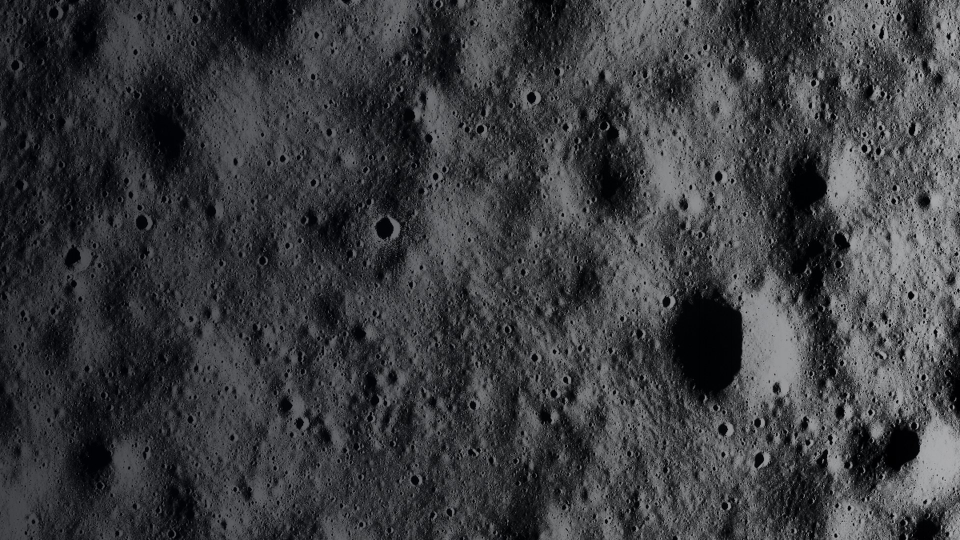
#> input picture presentation/assets/ohrc_hero.jpg, 1920 x 1080 px (shown at 1/2 size); its folder holds only this picture in this run
$ python -i metrics.py   (imports and definitions only)   (older library calls are emulated)
#> lines starting #> are read from the running program, lines starting #| are printed output that depends on the picture
### core/metrics/core.py
"""Quality metrics for LunaPSR.

All metrics here are computed on normalised [0,1] arrays so that original and
enhanced products are compared on a common scale.  Every metric returns a
plain ``float`` (or a small dataclass for multi-value outputs).

**Scientific honesty**: several of these quantities (SNR, noise) are
engineering proxies because true sensor calibration data for OHRC is not
publicly provided with the browse product.  Metrics that fall into that
category are documented as proxies and are never reported as validated
measurements.
"""

from __future__ import annotations

from dataclasses import dataclass
from typing import Optional, Tuple

import numpy as np

__all__ = [
    "robust_contrast",
    "entropy_8bit",
    "sharpness_laplacian",
    "edge_preservation_index",
    "compute_metrics",
]


def robust_contrast(arr: np.ndarray, plo: float = 2, phi: float = 98) -> float:
    """Robust percentile contrast.

    Contrast = (P_hi - P_lo) / (P_hi + P_lo + eps).  Percentile robustness
    makes the value insensitive to hot pixels / cosmic-ray streaks.
    """
    a = np.asarray(arr, dtype=np.float32)
    lo, hi = np.percentile(a, [plo, phi])
    return float((hi - lo) / max(hi + lo, 1e-6))


def entropy_8bit(arr: np.ndarray, bins: int = 256) -> float:
    """Shannon entropy (base 2, bits) of the intensity histogram.

    On *display-normalised* images this measures information content of the
    visualisation; it is not a physical quantity.
    """
    a = np.clip(np.asarray(arr, dtype=np.float32), 0.0, 1.0)
    hist, _ = np.histogram(a, bins=bins, range=(0.0, 1.0))
    hist = hist[hist > 0].astype(np.float64)
    hist /= hist.sum()
    return float(-np.sum(hist * np.log2(hist)))


# [35 lines left out: functions sharpness_laplacian, edge_preservation_index, _sobel_magnitude, not called in this run]


@dataclass
class MetricBundle:
    """Simple, serialisable metric summary."""

    contrast: float
    entropy: float
    sharpness: float
    noise_proxy: float = 0.0
    snr_proxy: float = 0.0

    # [8 lines left out: function to_dict, not called in this run]

    def as_table_row(self) -> list:
        return [str(round(v, 2)) for v in [self.contrast, self.entropy, self.sharpness, self.noise_proxy, self.snr_proxy]]


# [28 lines left out: functions compute_metrics, series_histogram, not called in this run]

### core/metrics/noise.py
"""Noise-related metrics.

All noise figures are **estimates** (proxies) unless a calibrated sensor noise
model for OHRC becomes available.  We document two complementary estimators:

* :func:`estimate_noise_sigma` -- robust, scalar noise level (Immerkaer's
  Laplacian method, median-based variant).  Suitable for flat regions.
* :func:`noise_map` -- per-pixel residual after subtracting an estimated
  signal, with edge/texture pixels masked so the dominant contributor is
  sensor noise rather than asteroid geology.

``SNR Proxy`` is defined as 20*log10(signal/noise) where ``signal`` is a
robust contrast amplitude and ``noise`` the Laplacian noise estimate.  It is an
*engineering* figure of merit, *not* a calibrated signal-to-noise ratio.
"""

from __future__ import annotations

from typing import Optional, Tuple

import numpy as np

__all__ = [
    "estimate_noise_sigma",
    "noise_map",
    "estimate_signal",
    "snr_proxy",
    "local_average",
    "roi_noise_stats",
]


# Immerkaer's 3x3 Laplacian-based noise estimator kernel.
_IMMERKAER_KERNEL = np.array([[1, -2, 1], [-2, 4, -2], [1, -2, 1]], dtype=np.float32)
# MAD-based sigma: MAD = 0.6745 * std(output), and std(output) = sigma * sqrt(sum(h^2))
# with sum(h^2) = 36 -> sqrt = 6.  Full divisor = 0.6745 * 6.
_MAD_SIGMA_DIVISOR = 0.6744897501960817 * np.sqrt((_IMMERKAER_KERNEL ** 2).sum())


def estimate_noise_sigma(arr: np.ndarray) -> float:
    """Robust estimate of additive Gaussian noise sigma (proxy).

    Computed as MAD of the Laplacian response divided by the appropriate
    MAD/distribution constant.  On images with strong texture the value is an
    overestimate (texture is mistaken for noise) -- the returned value is
    therefore reported as a *noise proxy*.
    """
    import cv2

    a = np.asarray(arr, dtype=np.float32)
    if a.size < 9:
        return 0.0
    lap = cv2.filter2D(a, cv2.CV_32F, _IMMERKAER_KERNEL)
    mad = float(np.median(np.abs(lap)))
    sigma = mad / _MAD_SIGMA_DIVISOR
    return max(sigma, 0.0)


# [60 lines left out: functions estimate_signal, sobel_magnitude, edge_mask, noise_map, roi_mask, not called in this run]


def local_average(arr: np.ndarray, mask: np.ndarray) -> float:
    return float(np.mean(arr[mask]))


# [34 lines left out: functions roi_noise_stats, snr_proxy, not called in this run]

### core/analysis/metrics.py
"""No-reference quality metrics for enhanced OHRC views.

These metrics are computed on a **normalised** [0,1] representation and are
meaningful *without a ground-truth image*:

* ``entropy``            -- Shannon entropy (bits) of the intensity histogram;
* ``contrast``           -- robust percentile contrast;
* ``gradient_magnitude`` -- mean Sobel gradient magnitude;
* ``edge_density``       -- fraction of pixels above a strong-gradient
  threshold;
* ``local_variance``     -- mean variance of a small neighbourhood;
* ``noise_sigma``        -- robust Laplacian noise estimate;
* ``histogram``          -- compact intensity distribution statistics.

SCIENTIFIC HONESTY
------------------
* PSNR / SSIM *against the original low-light image* are deliberately NOT
  provided: the original is not ground truth, and a larger difference to the
  original is not better.  Such numbers would measure self-similarity, not
  enhancement quality.
* ``noise_sigma`` stays a proxy without a calibrated OHRC sensor noise model.
* Metrics change with enhancement *relative* to the same original; they never
  certify that the enhanced image contains newly recovered physical
  measurements.
"""

from __future__ import annotations

from typing import Optional

import numpy as np

from core.metrics.core import entropy_8bit, robust_contrast
from core.metrics.noise import estimate_noise_sigma

__all__ = [
    "quality_metrics",
    "quality_report",
    "histogram_summary",
    "gradient_magnitude",
    "edge_density",
    "local_variance",
]

CANONICAL_RANGE = (0.0, 1.0)


def _norm(arr: np.ndarray) -> np.ndarray:
    a = np.asarray(arr, dtype=np.float32)
    if a.ndim != 2:
        raise ValueError("Metrics expect a 2-D array.")
    return a


def gradient_magnitude(arr: np.ndarray) -> float:
    """Mean Sobel gradient magnitude."""
    import cv2

    a = _norm(arr)
    gx = cv2.Sobel(a, cv2.CV_32F, 1, 0, ksize=3)
    gy = cv2.Sobel(a, cv2.CV_32F, 0, 1, ksize=3)
    return float(np.mean(np.hypot(gx, gy)))


def edge_density(arr: np.ndarray, percentile: float = 95.0) -> float:
    """Fraction of pixels above a high-gradient threshold."""
    a = _norm(arr)
    if a.size == 0:
        return 0.0
    import cv2

    gx = cv2.Sobel(a, cv2.CV_32F, 1, 0, ksize=3)
    gy = cv2.Sobel(a, cv2.CV_32F, 0, 1, ksize=3)
    mag = np.hypot(gx, gy)
    thresh = max(float(np.percentile(mag, percentile)), np.finfo(np.float32).eps)
    # global relative threshold (of local maxima) to stay meaningful on dark scenes
    return float(np.mean(mag > thresh))


def local_variance(arr: np.ndarray, window: int = 3) -> float:
    """Mean variance over a small sliding neighbourhood (stride-decimated).

    Computed with separable box filters (E[x^2] - E[x]^2) so a 12 Mpx analysis
    array stays fast.
    """
    a = _norm(arr)
    h, w = a.shape
    sh, sw = max(1, h // 1024), max(1, w // 1024)
    s = np.ascontiguousarray(a[::max(sh, 1), ::max(sw, 1)])
    if s.size < 9:
        return float(s.var())
    import cv2

    k = int(window)
    mean = cv2.blur(s, (k, k), borderType=cv2.BORDER_REFLECT)
    mean_sq = cv2.blur(s * s, (k, k), borderType=cv2.BORDER_REFLECT)
    var = mean_sq - mean * mean
    return float(np.mean(np.clip(var, 0.0, None)))


def histogram_summary(arr: np.ndarray, bins: int = 256) -> dict:
    """Compact intensity-distribution statistics of [0,1] data.

    ``peak_density`` is the fraction of pixels in the most-populated bin --
    a sign of low dynamic range in very dark scenes.
    """
    a = np.clip(_norm(arr), 0.0, 1.0)
    hist, _ = np.histogram(a, bins=bins, range=CANONICAL_RANGE)
    hist = hist.astype(np.float64)
    total = hist.sum()
    if total <= 0:
        return {"peak_density": 0.0, "skew": 0.0, "kurtosis": 0.0, "dynamic_range": 0.0}
    p = a.ravel()
    mean = float(p.mean())
    std = float(p.std())
    return {
        "peak_density": float(hist.max() / total),
        "skew": float(((p - mean) ** 3).mean() / (std ** 3)) if std > 1e-12 else 0.0,
        "kurtosis": float(((p - mean) ** 4).mean() / (std ** 4)) if std > 1e-12 else 0.0,
        "dynamic_range": float(a.max() - a.min()),
    }


def quality_metrics(arr: np.ndarray, mask: Optional[np.ndarray] = None,
                    sample: int = 0) -> dict:
    """Compute the no-reference metric set on a [0,1] array.

    ``sample`` > 0 down-samples by stride (useful for 1.2 Gpx products);
    ``mask`` (bool) excludes invalid pixels, which become NaN before metrics.
    """
    a = _norm(arr)
    if mask is not None:
        m = np.asarray(mask, dtype=bool)
        if m.shape != a.shape:
            raise ValueError("mask shape does not match data shape")
        a = a.copy()
        a[~m] = np.nan
    if sample:
        a = a[0::sample, 0::sample]
    clean = a[np.isfinite(a)]
    if clean.size == 0:
        raise ValueError("No valid pixels available for metric calculation.")

    metrics = {
        "entropy": float(entropy_8bit(a)),
        "contrast": float(robust_contrast(a)),
        "gradient_magnitude": float(gradient_magnitude(np.nan_to_num(a, nan=0.0))),
        "edge_density": float(edge_density(np.nan_to_num(a, nan=0.0))),
        "local_variance": float(local_variance(np.nan_to_num(a, nan=0.0))),
        "noise_sigma": float(estimate_noise_sigma(np.nan_to_num(a, nan=0.0))),
        "histogram": histogram_summary(a),
        "n_pixels": int(clean.size),
    }
    return metrics


def quality_report(arr: np.ndarray, sample: int = 0,
                   mask: Optional[np.ndarray] = None) -> dict:
    """Full serialisable report including provenance notes."""
    metrics = quality_metrics(arr, mask=mask, sample=sample)
    return {
        "metrics": metrics,
        "noreference": True,
        "ground_truth_required": False,
        "caveat": (
            "No-reference metrics describe the derived visualization only. "
            "They are not validated against the original as ground truth and "
            "do not certify recovered physical measurements."
        ),
    }

>>> import cv2
>>> picture = cv2.imread('../../presentation/assets/ohrc_hero.jpg', cv2.IMREAD_GRAYSCALE)
#> picture: shape (1080, 1920); min 0, max 180, mean 60.1
>>> result = quality_metrics(picture)
#> in entropy_8bit, `a = np.clip(np.asarray(arr, dtype=np.float32), 0.0, 1.0)`:
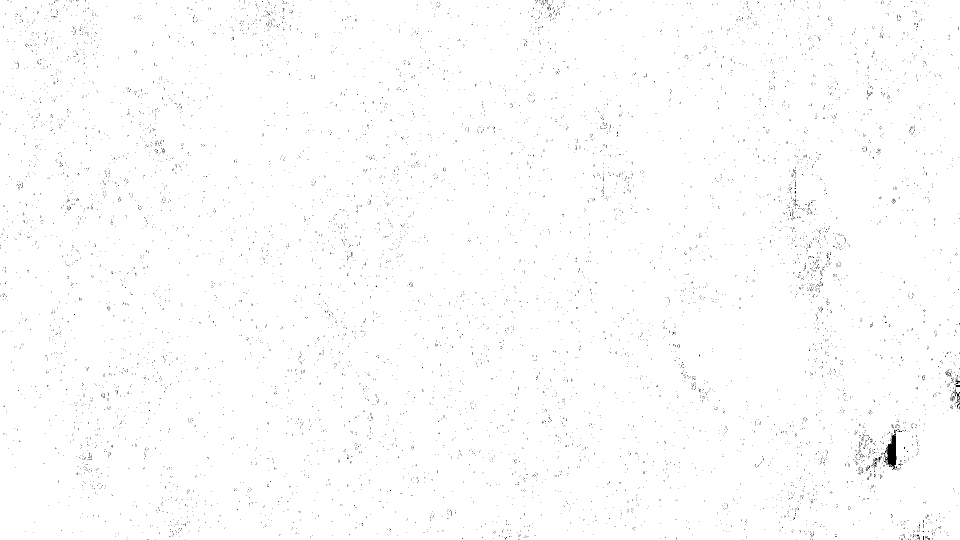
#> a: shape (1080, 1920) float32 (shown at 1/2 size); values 0 (black) and 1 (white), 99.3% white; black in thin lines or dots
#> in entropy_8bit, `hist, _ = np.histogram(a, bins=bins, range=(0.0, 1.0))`: hist = 256 values, max 2058379 at index 255, min 0 at index 1, mean 8100
#> in entropy_8bit, `hist = hist[hist > 0].astype(np.float64)`: hist = [15221, 2058379]
#> in entropy_8bit, `hist /= hist.sum()`: hist = [0.00734, 0.993]
#> in robust_contrast, `lo, hi = np.percentile(a, [plo, phi])`: lo = 2; hi = 150
#> in gradient_magnitude, `gx = cv2.Sobel(a, cv2.CV_32F, 1, 0, ksize=3)`:
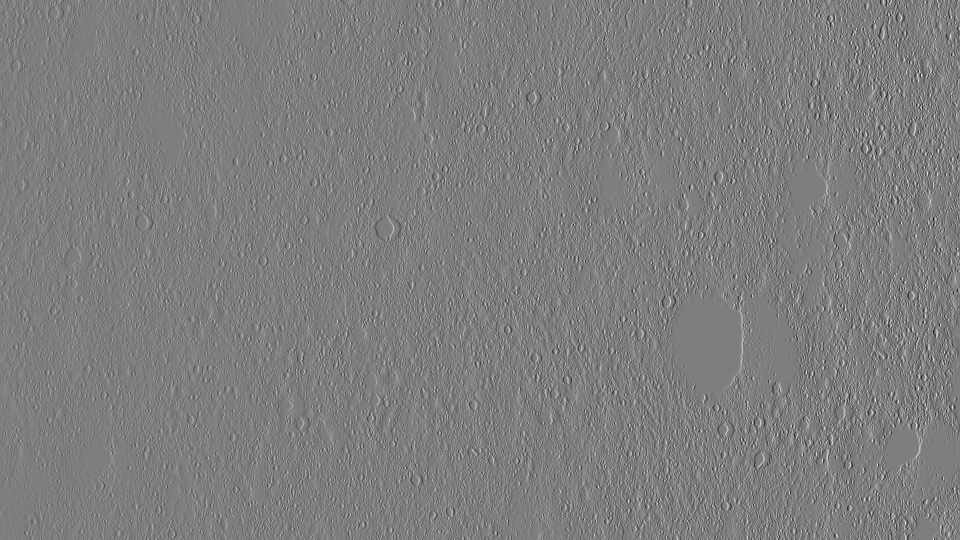
#> gx: shape (1080, 1920) float32 (shown at 1/2 size); min -665, max 679, mean 0.3; drawn with min black and max white
#> in edge_density, `mag = np.hypot(gx, gy)`:
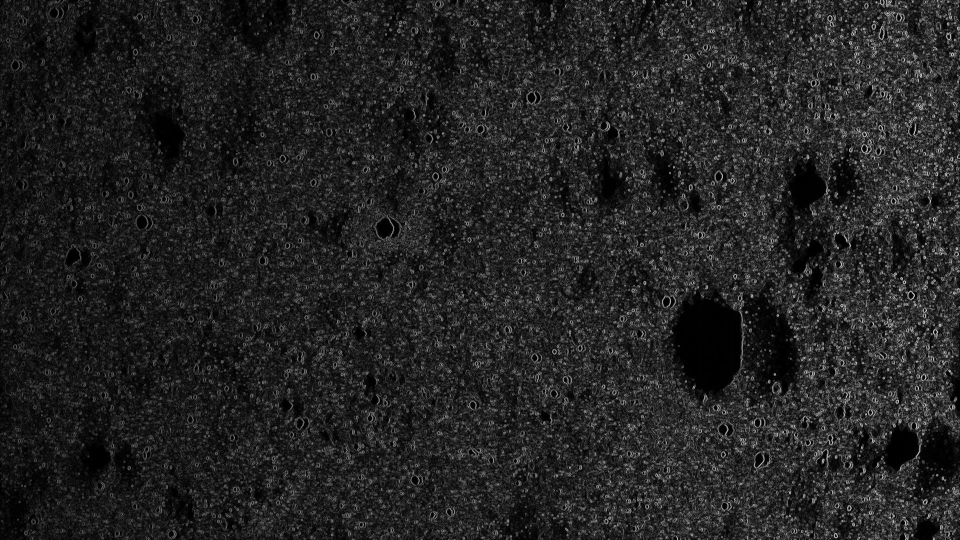
#> mag: shape (1080, 1920) float32 (shown at 1/2 size); min 0, max 679.5, mean 94.7; drawn with min black and max white
#> in edge_density, `thresh = max(float(np.percentile(mag, percentile)), np.finfo(np.float3..`: thresh = 254.2
#> in local_variance, `mean_sq = cv2.blur(s * s, (k, k), borderType=cv2.BORDER_REFLECT)`:
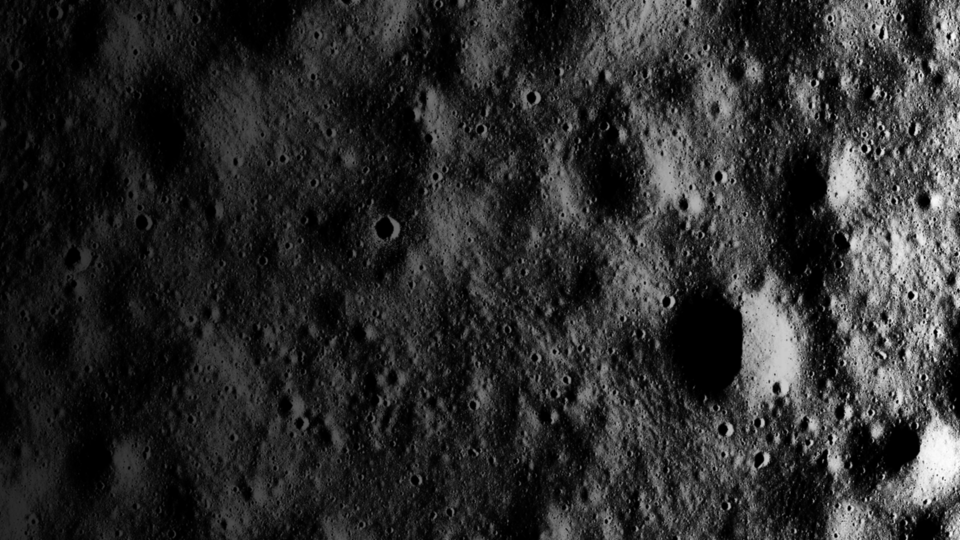
#> mean_sq: shape (1080, 1920) float32 (shown at 1/2 size); min 0, max 29318.8, mean 5083.6; drawn with min black and max white
#> in local_variance, `var = mean_sq - mean * mean`:
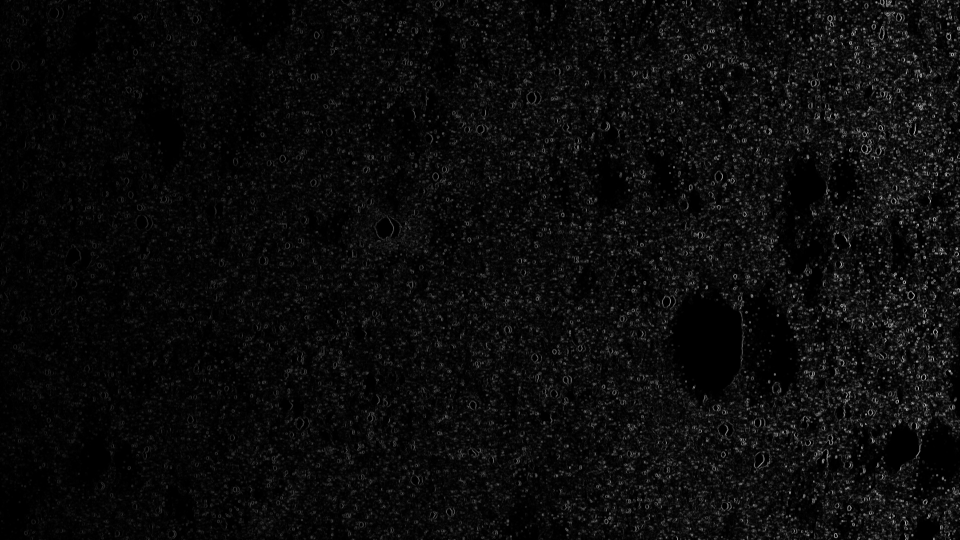
#> var: shape (1080, 1920) float32 (shown at 1/2 size); min 0, max 4765.4, mean 216.1; drawn with min black and max white
#> in estimate_noise_sigma, `mad = float(np.median(np.abs(lap)))`: mad = 10
#> in estimate_noise_sigma, `sigma = mad / _MAD_SIGMA_DIVISOR`: sigma = 2.47
#> in histogram_summary, `hist, _ = np.histogram(a, bins=bins, range=CANONICAL_RANGE)`: hist = 256 values, max 2058379 at index 255, min 0 at index 1, mean 8100
#> in histogram_summary, `total = hist.sum()`: total = 2073600
#> in histogram_summary, `mean = float(p.mean())`: mean = 0.993
#> in histogram_summary, `std = float(p.std())`: std = 0.0854
#> result = 8 items
